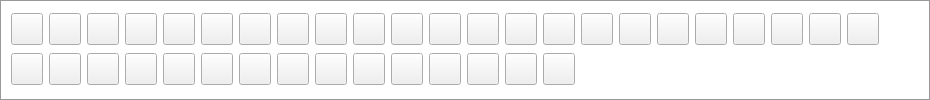
     <widget class="QWidget" name="widget" native="true">
      <property name="minimumSize">
       <size>
        <width>32</width>
        <height>32</height>
       </size>
      </property>
      <property name="maximumSize">
       <size>
        <width>16777215</width>
        <height>110</height>
       </size>
      </property>
      <property name="styleSheet">
       <string notr="true">.QWidget{background-color: rgb(255,255, 255);}
.QWidget{border:1px solid rgb(153, 153, 153);}</string>
      </property>
      <layout class="QGridLayout" name="gridLayout_6">
       <item row="0" column="9">
        <widget class="QPushButton" name="toolbarButton_10">
         <property name="minimumSize">
          <size>
           <width>32</width>
           <height>32</height>
          </size>
         </property>
         <property name="maximumSize">
          <size>
           <width>32</width>
           <height>32</height>
          </size>
         </property>
         <property name="styleSheet">
          <string notr="true">QPushButton:hover{background-color:rgb(204 ,255 ,255);}
QPushButton:pressed{background-color:rgb(0 ,255 ,255);padding-left:3px;padding-top:3px;}</string>
         </property>
         <property name="text">
          <string/>
         </property>
        </widget>
       </item>
       <item row="0" column="22">
        <widget class="QPushButton" name="toolbarButton_23">
         <property name="minimumSize">
          <size>
           <width>32</width>
           <height>32</height>
          </size>
         </property>
         <property name="maximumSize">
          <size>
           <width>32</width>
           <height>32</height>
          </size>
         </property>
         <property name="styleSheet">
          <string notr="true">QPushButton:hover{background-color:rgb(204 ,255 ,255);}
QPushButton:pressed{background-color:rgb(0 ,255 ,255);padding-left:3px;padding-top:3px;}</string>
         </property>
         <property name="text">
          <string/>
         </property>
        </widget>
       </item>
       <item row="0" column="19">
        <widget class="QPushButton" name="toolbarButton_20">
         <property name="minimumSize">
          <size>
           <width>32</width>
           <height>32</height>
          </size>
         </property>
         <property name="maximumSize">
          <size>
           <width>32</width>
           <height>32</height>
          </size>
         </property>
         <property name="styleSheet">
          <string notr="true">QPushButton:hover{background-color:rgb(204 ,255 ,255);}
QPushButton:pressed{background-color:rgb(0 ,255 ,255);padding-left:3px;padding-top:3px;}</string>
         </property>
         <property name="text">
          <string/>
         </property>
        </widget>
       </item>
       <item row="0" column="0">
        <widget class="QPushButton" name="toolbarButton_1">
         <property name="minimumSize">
          <size>
           <width>32</width>
           <height>32</height>
          </size>
         </property>
         <property name="maximumSize">
          <size>
           <width>32</width>
           <height>32</height>
          </size>
         </property>
         <property name="styleSheet">
          <string notr="true">QPushButton:hover{background-color:rgb(204 ,255 ,255);}
QPushButton:pressed{background-color:rgb(0 ,255 ,255);padding-left:3px;padding-top:3px;}</string>
         </property>
         <property name="text">
          <string/>
         </property>
        </widget>
       </item>
       <item row="0" column="7">
        <widget class="QPushButton" name="toolbarButton_8">
         <property name="minimumSize">
          <size>
           <width>32</width>
           <height>32</height>
          </size>
         </property>
         <property name="maximumSize">
          <size>
           <width>32</width>
           <height>32</height>
          </size>
         </property>
         <property name="styleSheet">
          <string notr="true">QPushButton:hover{background-color:rgb(204 ,255 ,255);}
QPushButton:pressed{background-color:rgb(0 ,255 ,255);padding-left:3px;padding-top:3px;}</string>
         </property>
         <property name="text">
          <string/>
         </property>
        </widget>
       </item>
       <item row="0" column="3">
        <widget class="QPushButton" name="toolbarButton_4">
         <property name="minimumSize">
          <size>
           <width>32</width>
           <height>32</height>
          </size>
         </property>
         <property name="maximumSize">
          <size>
           <width>32</width>
           <height>32</height>
          </size>
         </property>
         <property name="styleSheet">
          <string notr="true">QPushButton:hover{background-color:rgb(204 ,255 ,255);}
QPushButton:pressed{background-color:rgb(0 ,255 ,255);padding-left:3px;padding-top:3px;}</string>
         </property>
         <property name="text">
          <string/>
         </property>
        </widget>
       </item>
       <item row="0" column="17">
        <widget class="QPushButton" name="toolbarButton_18">
         <property name="minimumSize">
          <size>
           <width>32</width>
           <height>32</height>
          </size>
         </property>
         <property name="maximumSize">
          <size>
           <width>32</width>
           <height>32</height>
          </size>
         </property>
         <property name="styleSheet">
          <string notr="true">QPushButton:hover{background-color:rgb(204 ,255 ,255);}
QPushButton:pressed{background-color:rgb(0 ,255 ,255);padding-left:3px;padding-top:3px;}</string>
         </property>
         <property name="text">
          <string/>
         </property>
        </widget>
       </item>
       <item row="0" column="15">
        <widget class="QPushButton" name="toolbarButton_16">
         <property name="minimumSize">
          <size>
           <width>32</width>
           <height>32</height>
          </size>
         </property>
         <property name="maximumSize">
          <size>
           <width>32</width>
           <height>32</height>
          </size>
         </property>
         <property name="styleSheet">
          <string notr="true">QPushButton:hover{background-color:rgb(204 ,255 ,255);}
QPushButton:pressed{background-color:rgb(0 ,255 ,255);padding-left:3px;padding-top:3px;}</string>
         </property>
         <property name="text">
          <string/>
         </property>
        </widget>
       </item>
       <item row="1" column="11">
        <widget class="QPushButton" name="toolbarButton_35">
         <property name="minimumSize">
          <size>
           <width>32</width>
           <height>32</height>
          </size>
         </property>
         <property name="maximumSize">
          <size>
           <width>32</width>
           <height>32</height>
          </size>
         </property>
         <property name="styleSheet">
          <string notr="true">QPushButton:hover{background-color:rgb(204 ,255 ,255);}
QPushButton:pressed{background-color:rgb(0 ,255 ,255);padding-left:3px;padding-top:3px;}</string>
         </property>
         <property name="text">
          <string/>
         </property>
        </widget>
       </item>
       <item row="1" column="1">
        <widget class="QPushButton" name="toolbarButton_25">
         <property name="minimumSize">
          <size>
           <width>32</width>
           <height>32</height>
          </size>
         </property>
         <property name="maximumSize">
          <size>
           <width>32</width>
           <height>32</height>
          </size>
         </property>
         <property name="styleSheet">
          <string notr="true">QPushButton:hover{background-color:rgb(204 ,255 ,255);}
QPushButton:pressed{background-color:rgb(0 ,255 ,255);padding-left:3px;padding-top:3px;}</string>
         </property>
         <property name="text">
          <string/>
         </property>
        </widget>
       </item>
       <item row="1" column="6">
        <widget class="QPushButton" name="toolbarButton_30">
         <property name="minimumSize">
          <size>
           <width>32</width>
           <height>32</height>
          </size>
         </property>
         <property name="maximumSize">
          <size>
           <width>32</width>
           <height>32</height>
          </size>
         </property>
         <property name="styleSheet">
          <string notr="true">QPushButton:hover{background-color:rgb(204 ,255 ,255);}
QPushButton:pressed{background-color:rgb(0 ,255 ,255);padding-left:3px;padding-top:3px;}</string>
         </property>
         <property name="text">
          <string/>
         </property>
        </widget>
       </item>
       <item row="1" column="7">
        <widget class="QPushButton" name="toolbarButton_31">
         <property name="minimumSize">
          <size>
           <width>32</width>
           <height>32</height>
          </size>
         </property>
         <property name="maximumSize">
          <size>
           <width>32</width>
           <height>32</height>
          </size>
         </property>
         <property name="styleSheet">
          <string notr="true">QPushButton:hover{background-color:rgb(204 ,255 ,255);}
QPushButton:pressed{background-color:rgb(0 ,255 ,255);padding-left:3px;padding-top:3px;}</string>
         </property>
         <property name="text">
          <string/>
         </property>
        </widget>
       </item>
       <item row="1" column="13">
        <widget class="QPushButton" name="toolbarButton_37">
         <property name="minimumSize">
          <size>
           <width>32</width>
           <height>32</height>
          </size>
         </property>
         <property name="maximumSize">
          <size>
           <width>32</width>
           <height>32</height>
          </size>
         </property>
         <property name="styleSheet">
          <string notr="true">QPushButton:hover{background-color:rgb(204 ,255 ,255);}
QPushButton:pressed{background-color:rgb(0 ,255 ,255);padding-left:3px;padding-top:3px;}</string>
         </property>
         <property name="text">
          <string/>
         </property>
        </widget>
       </item>
       <item row="0" column="21">
        <widget class="QPushButton" name="toolbarButton_22">
         <property name="minimumSize">
          <size>
           <width>32</width>
           <height>32</height>
          </size>
         </property>
         <property name="maximumSize">
          <size>
           <width>32</width>
           <height>32</height>
          </size>
         </property>
         <property name="styleSheet">
          <string notr="true">QPushButton:hover{background-color:rgb(204 ,255 ,255);}
QPushButton:pressed{background-color:rgb(0 ,255 ,255);padding-left:3px;padding-top:3px;}</string>
         </property>
         <property name="text">
          <string/>
         </property>
        </widget>
       </item>
       <item row="0" column="13">
        <widget class="QPushButton" name="toolbarButton_14">
         <property name="minimumSize">
          <size>
           <width>32</width>
           <height>32</height>
          </size>
         </property>
         <property name="maximumSize">
          <size>
           <width>32</width>
           <height>32</height>
          </size>
         </property>
         <property name="styleSheet">
          <string notr="true">QPushButton:hover{background-color:rgb(204 ,255 ,255);}
QPushButton:pressed{background-color:rgb(0 ,255 ,255);padding-left:3px;padding-top:3px;}</string>
         </property>
         <property name="text">
          <string/>
         </property>
        </widget>
       </item>
       <item row="0" column="16">
        <widget class="QPushButton" name="toolbarButton_17">
         <property name="minimumSize">
          <size>
           <width>32</width>
           <height>32</height>
          </size>
         </property>
         <property name="maximumSize">
          <size>
           <width>32</width>
           <height>32</height>
          </size>
         </property>
         <property name="styleSheet">
          <string notr="true">QPushButton:hover{background-color:rgb(204 ,255 ,255);}
QPushButton:pressed{background-color:rgb(0 ,255 ,255);padding-left:3px;padding-top:3px;}</string>
         </property>
         <property name="text">
          <string/>
         </property>
        </widget>
       </item>
       <item row="0" column="18">
        <widget class="QPushButton" name="toolbarButton_19">
         <property name="minimumSize">
          <size>
           <width>32</width>
           <height>32</height>
          </size>
         </property>
         <property name="maximumSize">
          <size>
           <width>32</width>
           <height>32</height>
          </size>
         </property>
         <property name="styleSheet">
          <string notr="true">QPushButton:hover{background-color:rgb(204 ,255 ,255);}
QPushButton:pressed{background-color:rgb(0 ,255 ,255);padding-left:3px;padding-top:3px;}</string>
         </property>
         <property name="text">
          <string/>
         </property>
        </widget>
       </item>
       <item row="0" column="8">
        <widget class="QPushButton" name="toolbarButton_9">
         <property name="minimumSize">
          <size>
           <width>32</width>
           <height>32</height>
          </size>
         </property>
         <property name="maximumSize">
          <size>
           <width>32</width>
           <height>32</height>
          </size>
         </property>
         <property name="styleSheet">
          <string notr="true">QPushButton:hover{background-color:rgb(204 ,255 ,255);}
QPushButton:pressed{background-color:rgb(0 ,255 ,255);padding-left:3px;padding-top:3px;}</string>
         </property>
         <property name="text">
          <string/>
         </property>
        </widget>
       </item>
       <item row="1" column="12">
        <widget class="QPushButton" name="toolbarButton_36">
         <property name="minimumSize">
          <size>
           <width>32</width>
           <height>32</height>
          </size>
         </property>
         <property name="maximumSize">
          <size>
           <width>32</width>
           <height>32</height>
          </size>
         </property>
         <property name="styleSheet">
          <string notr="true">QPushButton:hover{background-color:rgb(204 ,255 ,255);}
QPushButton:pressed{background-color:rgb(0 ,255 ,255);padding-left:3px;padding-top:3px;}</string>
         </property>
         <property name="text">
          <string/>
         </property>
        </widget>
       </item>
       <item row="1" column="9">
        <widget class="QPushButton" name="toolbarButton_33">
         <property name="minimumSize">
          <size>
           <width>32</width>
           <height>32</height>
          </size>
         </property>
         <property name="maximumSize">
          <size>
           <width>32</width>
           <height>32</height>
          </size>
         </property>
         <property name="styleSheet">
          <string notr="true">QPushButton:hover{background-color:rgb(204 ,255 ,255);}
QPushButton:pressed{background-color:rgb(0 ,255 ,255);padding-left:3px;padding-top:3px;}</string>
         </property>
         <property name="text">
          <string/>
         </property>
        </widget>
       </item>
       <item row="0" column="14">
        <widget class="QPushButton" name="toolbarButton_15">
         <property name="minimumSize">
          <size>
           <width>32</width>
           <height>32</height>
          </size>
         </property>
         <property name="maximumSize">
          <size>
           <width>32</width>
           <height>32</height>
          </size>
         </property>
         <property name="styleSheet">
          <string notr="true">QPushButton:hover{background-color:rgb(204 ,255 ,255);}
QPushButton:pressed{background-color:rgb(0 ,255 ,255);padding-left:3px;padding-top:3px;}</string>
         </property>
         <property name="text">
          <string/>
         </property>
        </widget>
       </item>
       <item row="0" column="12">
        <widget class="QPushButton" name="toolbarButton_13">
         <property name="minimumSize">
          <size>
           <width>32</width>
           <height>32</height>
          </size>
         </property>
         <property name="maximumSize">
          <size>
           <width>32</width>
           <height>32</height>
          </size>
         </property>
         <property name="styleSheet">
          <string notr="true">QPushButton:hover{background-color:rgb(204 ,255 ,255);}
QPushButton:pressed{background-color:rgb(0 ,255 ,255);padding-left:3px;padding-top:3px;}</string>
         </property>
         <property name="text">
          <string/>
         </property>
        </widget>
       </item>
       <item row="1" column="10">
        <widget class="QPushButton" name="toolbarButton_34">
         <property name="minimumSize">
          <size>
           <width>32</width>
           <height>32</height>
          </size>
         </property>
         <property name="maximumSize">
          <size>
           <width>32</width>
           <height>32</height>
          </size>
         </property>
         <property name="styleSheet">
          <string notr="true">QPushButton:hover{background-color:rgb(204 ,255 ,255);}
QPushButton:pressed{background-color:rgb(0 ,255 ,255);padding-left:3px;padding-top:3px;}</string>
         </property>
         <property name="text">
          <string/>
         </property>
        </widget>
       </item>
       <item row="1" column="0">
        <widget class="QPushButton" name="toolbarButton_24">
         <property name="minimumSize">
          <size>
           <width>32</width>
           <height>32</height>
          </size>
         </property>
         <property name="maximumSize">
          <size>
           <width>32</width>
           <height>32</height>
          </size>
         </property>
         <property name="styleSheet">
          <string notr="true">QPushButton:hover{background-color:rgb(204 ,255 ,255);}
QPushButton:pressed{background-color:rgb(0 ,255 ,255);padding-left:3px;padding-top:3px;}</string>
         </property>
         <property name="text">
          <string/>
         </property>
        </widget>
       </item>
       <item row="0" column="20">
        <widget class="QPushButton" name="toolbarButton_21">
         <property name="minimumSize">
          <size>
           <width>32</width>
           <height>32</height>
          </size>
         </property>
         <property name="maximumSize">
          <size>
           <width>32</width>
           <height>32</height>
          </size>
         </property>
         <property name="styleSheet">
          <string notr="true">QPushButton:hover{background-color:rgb(204 ,255 ,255);}
QPushButton:pressed{background-color:rgb(0 ,255 ,255);padding-left:3px;padding-top:3px;}</string>
         </property>
         <property name="text">
          <string/>
         </property>
        </widget>
       </item>
       <item row="1" column="8">
        <widget class="QPushButton" name="toolbarButton_32">
         <property name="minimumSize">
          <size>
           <width>32</width>
           <height>32</height>
          </size>
         </property>
         <property name="maximumSize">
          <size>
           <width>32</width>
           <height>32</height>
          </size>
         </property>
         <property name="styleSheet">
          <string notr="true">QPushButton:hover{background-color:rgb(204 ,255 ,255);}
QPushButton:pressed{background-color:rgb(0 ,255 ,255);padding-left:3px;padding-top:3px;}</string>
         </property>
         <property name="text">
          <string/>
         </property>
        </widget>
       </item>
       <item row="1" column="4">
        <widget class="QPushButton" name="toolbarButton_28">
         <property name="minimumSize">
          <size>
           <width>32</width>
           <height>32</height>
          </size>
         </property>
         <property name="maximumSize">
          <size>
           <width>32</width>
           <height>32</height>
          </size>
         </property>
         <property name="styleSheet">
          <string notr="true">QPushButton:hover{background-color:rgb(204 ,255 ,255);}
QPushButton:pressed{background-color:rgb(0 ,255 ,255);padding-left:3px;padding-top:3px;}</string>
         </property>
         <property name="text">
          <string/>
         </property>
        </widget>
       </item>
       <item row="0" column="6">
        <widget class="QPushButton" name="toolbarButton_7">
         <property name="minimumSize">
          <size>
           <width>32</width>
           <height>32</height>
          </size>
         </property>
         <property name="maximumSize">
          <size>
           <width>32</width>
           <height>32</height>
          </size>
         </property>
         <property name="styleSheet">
          <string notr="true">QPushButton:hover{background-color:rgb(204 ,255 ,255);}
QPushButton:pressed{background-color:rgb(0 ,255 ,255);padding-left:3px;padding-top:3px;}</string>
         </property>
         <property name="text">
          <string/>
         </property>
        </widget>
       </item>
       <item row="1" column="14">
        <widget class="QPushButton" name="toolbarButton_38">
         <property name="minimumSize">
          <size>
           <width>32</width>
           <height>32</height>
          </size>
         </property>
         <property name="maximumSize">
          <size>
           <width>32</width>
           <height>32</height>
          </size>
         </property>
         <property name="styleSheet">
          <string notr="true">QPushButton:hover{background-color:rgb(204 ,255 ,255);}
QPushButton:pressed{background-color:rgb(0 ,255 ,255);padding-left:3px;padding-top:3px;}</string>
         </property>
         <property name="text">
          <string/>
         </property>
        </widget>
       </item>
       <item row="1" column="3">
        <widget class="QPushButton" name="toolbarButton_27">
         <property name="minimumSize">
          <size>
           <width>32</width>
           <height>32</height>
          </size>
         </property>
         <property name="maximumSize">
          <size>
           <width>32</width>
           <height>32</height>
          </size>
         </property>
         <property name="styleSheet">
          <string notr="true">QPushButton:hover{background-color:rgb(204 ,255 ,255);}
QPushButton:pressed{background-color:rgb(0 ,255 ,255);padding-left:3px;padding-top:3px;}</string>
         </property>
         <property name="text">
          <string/>
         </property>
        </widget>
       </item>
       <item row="0" column="10">
        <widget class="QPushButton" name="toolbarButton_11">
         <property name="minimumSize">
          <size>
           <width>32</width>
           <height>32</height>
          </size>
         </property>
         <property name="maximumSize">
          <size>
           <width>32</width>
           <height>32</height>
          </size>
         </property>
         <property name="styleSheet">
          <string notr="true">QPushButton:hover{background-color:rgb(204 ,255 ,255);}
QPushButton:pressed{background-color:rgb(0 ,255 ,255);padding-left:3px;padding-top:3px;}</string>
         </property>
         <property name="text">
          <string/>
         </property>
        </widget>
       </item>
       <item row="0" column="2">
        <widget class="QPushButton" name="toolbarButton_3">
         <property name="minimumSize">
          <size>
           <width>32</width>
           <height>32</height>
          </size>
         </property>
         <property name="maximumSize">
          <size>
           <width>32</width>
           <height>32</height>
          </size>
         </property>
         <property name="styleSheet">
          <string notr="true">QPushButton:hover{background-color:rgb(204 ,255 ,255);}
QPushButton:pressed{background-color:rgb(0 ,255 ,255);padding-left:3px;padding-top:3px;}</string>
         </property>
         <property name="text">
          <string/>
         </property>
        </widget>
       </item>
       <item row="1" column="5">
        <widget class="QPushButton" name="toolbarButton_29">
         <property name="minimumSize">
          <size>
           <width>32</width>
           <height>32</height>
          </size>
         </property>
         <property name="maximumSize">
          <size>
           <width>32</width>
           <height>32</height>
          </size>
         </property>
         <property name="styleSheet">
          <string notr="true">QPushButton:hover{background-color:rgb(204 ,255 ,255);}
QPushButton:pressed{background-color:rgb(0 ,255 ,255);padding-left:3px;padding-top:3px;}</string>
         </property>
         <property name="text">
          <string/>
         </property>
        </widget>
       </item>
       <item row="0" column="11">
        <widget class="QPushButton" name="toolbarButton_12">
         <property name="minimumSize">
          <size>
           <width>32</width>
           <height>32</height>
          </size>
         </property>
         <property name="maximumSize">
          <size>
           <width>32</width>
           <height>32</height>
          </size>
         </property>
         <property name="styleSheet">
          <string notr="true">QPushButton:hover{background-color:rgb(204 ,255 ,255);}
QPushButton:pressed{background-color:rgb(0 ,255 ,255);padding-left:3px;padding-top:3px;}</string>
         </property>
         <property name="text">
          <string/>
         </property>
        </widget>
       </item>
       <item row="0" column="5">
        <widget class="QPushButton" name="toolbarButton_6">
         <property name="minimumSize">
          <size>
           <width>32</width>
           <height>32</height>
          </size>
         </property>
         <property name="maximumSize">
          <size>
           <width>32</width>
           <height>32</height>
          </size>
         </property>
         <property name="styleSheet">
          <string notr="true">QPushButton:hover{background-color:rgb(204 ,255 ,255);}
QPushButton:pressed{background-color:rgb(0 ,255 ,255);padding-left:3px;padding-top:3px;}</string>
         </property>
         <property name="text">
          <string/>
         </property>
        </widget>
       </item>
       <item row="0" column="4">
        <widget class="QPushButton" name="toolbarButton_5">
         <property name="minimumSize">
          <size>
           <width>32</width>
           <height>32</height>
          </size>
         </property>
         <property name="maximumSize">
          <size>
           <width>32</width>
           <height>32</height>
          </size>
         </property>
         <property name="styleSheet">
          <string notr="true">QPushButton:hover{background-color:rgb(204 ,255 ,255);}
QPushButton:pressed{background-color:rgb(0 ,255 ,255);padding-left:3px;padding-top:3px;}</string>
         </property>
         <property name="text">
          <string/>
         </property>
        </widget>
       </item>
       <item row="1" column="2">
        <widget class="QPushButton" name="toolbarButton_26">
         <property name="minimumSize">
          <size>
           <width>32</width>
           <height>32</height>
          </size>
         </property>
         <property name="maximumSize">
          <size>
           <width>32</width>
           <height>32</height>
          </size>
         </property>
         <property name="styleSheet">
          <string notr="true">QPushButton:hover{background-color:rgb(204 ,255 ,255);}
QPushButton:pressed{background-color:rgb(0 ,255 ,255);padding-left:3px;padding-top:3px;}</string>
         </property>
         <property name="text">
          <string/>
         </property>
        </widget>
       </item>
       <item row="0" column="1">
        <widget class="QPushButton" name="toolbarButton_2">
         <property name="minimumSize">
          <size>
           <width>32</width>
           <height>32</height>
          </size>
         </property>
         <property name="maximumSize">
          <size>
           <width>32</width>
           <height>32</height>
          </size>
         </property>
         <property name="styleSheet">
          <string notr="true">QPushButton:hover{background-color:rgb(204 ,255 ,255);}
QPushButton:pressed{background-color:rgb(0 ,255 ,255);padding-left:3px;padding-top:3px;}</string>
         </property>
         <property name="text">
          <string/>
         </property>
        </widget>
       </item>
       <item row="0" column="23">
        <spacer name="horizontalSpacer_4">
         <property name="orientation">
          <enum>Qt::Horizontal</enum>
         </property>
         <property name="sizeHint" stdset="0">
          <size>
           <width>40</width>
           <height>20</height>
          </size>
         </property>
        </spacer>
       </item>
      </layout>
     </widget>
